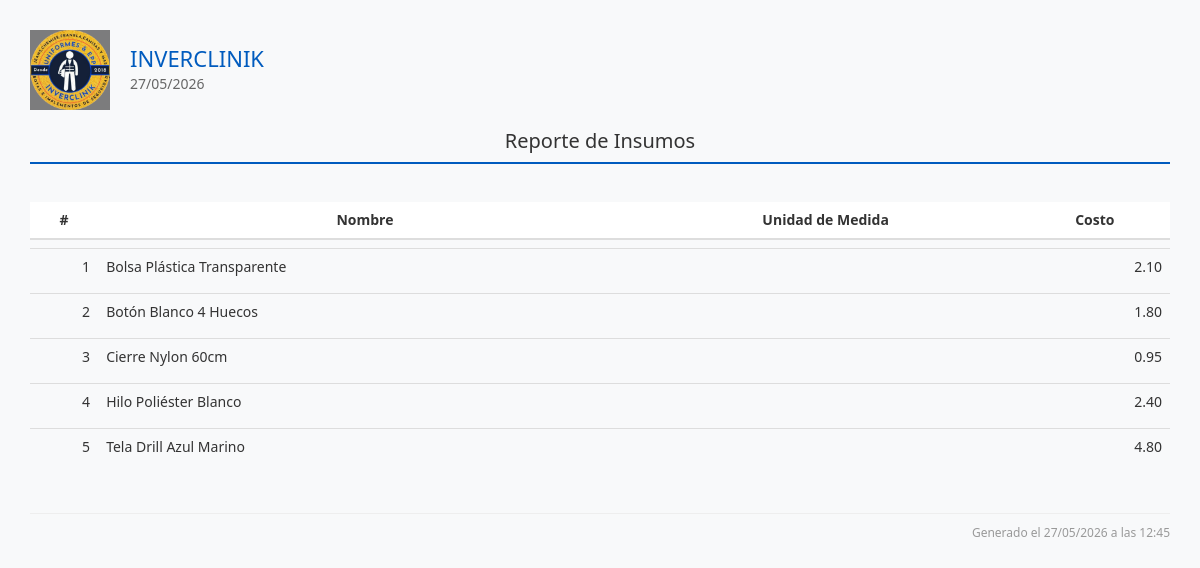
/reportes/insumos_view.php, run on an earlier commit of the app's database.
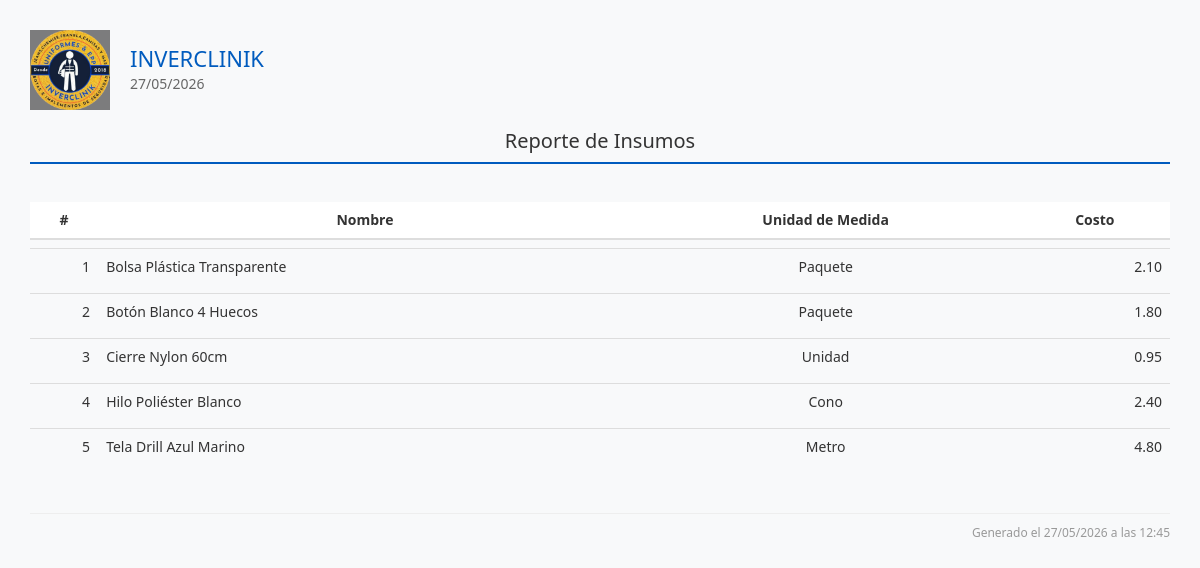
And on a later commit of the database.
### tables this page shows
CREATE TABLE IF NOT EXISTS `insumos` (
  `id` int(11) NOT NULL AUTO_INCREMENT,
  `nombre` varchar(255) NOT NULL,
  `unidad_medida_id` int(11) NOT NULL COMMENT 'FK a unidad_medida',
  `costo_unitario` decimal(10,2) NOT NULL DEFAULT 0.00,
  `stock_minimo` decimal(12,2) DEFAULT NULL COMMENT 'Stock mínimo deseado',
  `stock_maximo` decimal(12,2) DEFAULT NULL COMMENT 'Stock máximo deseado',
  `almacen_id` int(11) DEFAULT 1 COMMENT 'Almacén asociado al insumo',
  `proveedor_id` int(11) DEFAULT NULL,
  `tasa_cambiaria_id` int(11) DEFAULT NULL COMMENT 'Tasa usada al registrar/actualizar el costo',
  `activo` tinyint(1) DEFAULT 1,
  `adicional` tinyint(1) DEFAULT 0,
  PRIMARY KEY (`id`)
);

### reportes/insumos_view.php (the view, shortened to what this page needs)
<?php
require_once('../template/header.php');
$where = [];
$condiciones = count($where) ? "WHERE " . implode(" AND ", $where) : "";
$sql = "
  SELECT i.id, i.nombre, COALESCE(um.nombre, um.codigo) AS unidad_medida, i.costo_unitario
  FROM insumos i
  LEFT JOIN unidad_medida um ON um.id = i.unidad_medida_id
  $condiciones
  ORDER BY i.nombre ASC
";
$result = $conn->query($sql);
?>
<div class="contenido-principal">
  <div class="reporte-header">
    <div class="logo-info">
      <img src="../assets/img/inverclinik_3.png" alt="Logo INVERCLINIK">
      <div class="empresa-fecha">
        <h1>INVERCLINIK</h1>
        <p><?= date('d/m/Y') ?></p>
      </div>
    </div>
    <div class="titulo-reporte">
      <h2>Reporte de Insumos</h2>
    </div>
  </div>
  <?php if ($result->num_rows > 0): ?>
    <table class="table">
      <thead>
      <tr>
        <th>#</th>
        <th>Nombre</th>
        <th>Unidad de Medida</th>
        <th>Costo</th>
      </tr>
    </thead>
      <tbody>
        <?php $i = 1 ?>
        <?php while ($row = $result->fetch_assoc()): ?>
        <tr>
          <td style="text-align: right"><?= $i++ ?></td>
          <td style="text-align: left"><?= htmlspecialchars($row['nombre']) ?></td>
          <td><?= htmlspecialchars($row['unidad_medida']) ?></td>
          <td style="text-align: right"><?= htmlspecialchars($row['costo_unitario']) ?></td>
        </tr>
      <?php endwhile; ?>
      </tbody>
    </table>
  <?php else: ?>
    <div class="no-data">No se encontraron insumos con los filtros seleccionados.</div>
  <?php endif; ?>
  <div class="reporte-footer">
    Generado el <?= date('d/m/Y \a \l\a\s H:i') ?>
  </div>
</div>
<?php require_once('../template/footer.php'); ?>

### template/header.php (shortened to what this page needs)
<!DOCTYPE html>
<html lang="en">
<head>
    <link rel="stylesheet" href="../assets/css/bootstrap.css">
    <link rel="stylesheet" href="../assets/css/font-awesome.css">
    <link rel="stylesheet" href="../assets/css/custom.css">
    <link rel="stylesheet" href="../css/dashboard.css">
    <link rel="stylesheet" href="../css/reportes.css">
    <link rel="stylesheet" href="../css/style.css">
    <link rel="stylesheet" href="../css/navbar.css">
    <link rel="stylesheet" href="../css/perfil.css">
    <link rel="stylesheet" href="../css/sweetalert-overrides.css">
    <link rel="stylesheet" href="../assets/css/all.min.css">
    <link rel="stylesheet" href="../assets/css/select2.min.css">
    <link rel="stylesheet" href="../assets/css/password-toggle.css">
</head>

### template/footer.php (shortened to what this page needs)
</body>
</html>

### css/dashboard.css (style rules this page uses)
* { margin: 0; padding: 0; box-sizing: border-box; }

### css/reportes.css (style rules this page uses)
.reporte-header { display: flex; flex-direction: column; align-items: stretch; border-bottom: 2px solid #005bbe; margin-bottom: 30px; padding-bottom: 10px; }
.logo-info { display: flex; justify-content: flex-start; align-items: center; gap: 20px; }
.logo-info img { width: 80px; height: auto; }
.empresa-fecha h1 { font-size: 22px; color: #005bbe; margin: 0; }
.empresa-fecha p { font-size: 14px; color: #666; margin: 4px 0 0; }
.titulo-reporte { text-align: center; margin-top: 20px; }
.titulo-reporte h2 { font-size: 20px; color: #333; margin: 0; }
.table { width: 100%; border-collapse: separate; border-spacing: 0 8px; margin-bottom: 30px; }
.table th { padding: 12px 16px; font-size: 14px; text-align: center; background-color: #ffffff; border: none; }
.table td { padding: 10px 16px; font-size: 14px; text-align: center; border: none; }
.table tbody tr { border-radius: 8px; overflow: hidden; }
.reporte-footer { text-align: right; font-size: 12px; color: #999; border-top: 1px solid #eee; padding-top: 10px; margin-top: 40px; }
.contenido-principal { margin-left: 0 !important; padding: 0; box-sizing: border-box; background-color: #fff; min-height: 100vh; }

### css/style.css (style rules this page uses)
.contenido-principal { margin-left: 260px; padding: 30px; box-sizing: border-box; background-color: #f8f9fa; min-height: 100vh; }

What changed in the data, as far as the page shows it:
changed insumos "Bolsa Plástica Transparente": unidad_medida (not shown) → "Paquete"
changed insumos "Botón Blanco 4 Huecos": unidad_medida (not shown) → "Paquete"
changed insumos "Cierre Nylon 60cm": unidad_medida (not shown) → "Unidad"
changed insumos "Hilo Poliéster Blanco": unidad_medida (not shown) → "Cono"
changed insumos "Tela Drill Azul Marino": unidad_medida (not shown) → "Metro"
